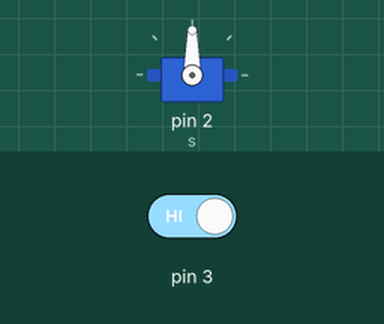
Bench run of a program on a simulated Arduino Nano, built with avr-gcc and run on an emulated ATmega328P. Parts: servo. The test bench sets the inputs (shaded band); at power-on: pin 3 HIGH. What the program prints to the serial monitor is not drawn.

Above: at 1.2 s.
1.3 s: pin 3 driven LOW
At 1.76 s:
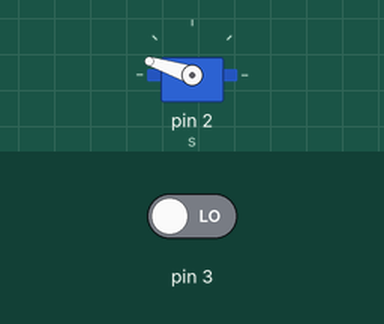
At 3.89 s:
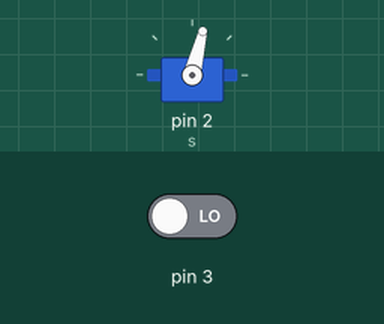
4.3 s: pin 3 driven HIGH
At 4.5 s:
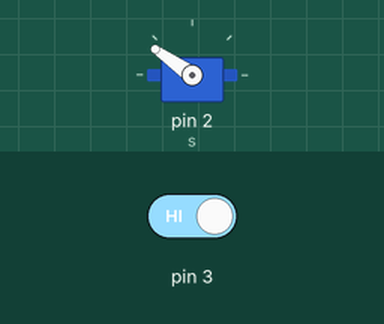
Timing chart, 0 to 7.3 s (numbered marks = the images above; inputs shaded):
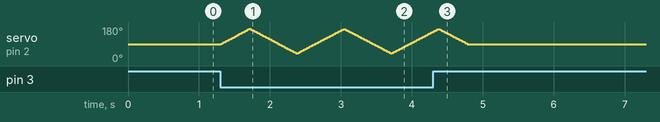

Measured:
- after the input at 4.3 s, servo on pin 2 (s): goes on until 4.8 s, then stays 90°

The program:

main.cpp
```cpp
#include <Arduino.h>
#include <Servo.h>

Servo s;
bool flag;

//Configurable variables
int neutral_pos; //Neutral position to hold
int del; //Delay
int t1; //Target position for "On"
int t2; // Target position for "Off"

//Prototype functions
void cw(int target);
void ccw(int target);
void neutral();

//Setup function
void setup() {
  Serial.begin(9600);
  flag = false;
  neutral_pos = 90;
  del=5;
  t1=80;
  t2=50;
  pinMode(3, INPUT);
  s.attach(2);
  neutral();
}

//Loop function
void loop() {

  if (digitalRead(3) == 0 && !flag){
    cw(neutral_pos+t1);
    flag = true;
    Serial.print("turn on!");
  }

  if (digitalRead(3) == 0 && flag){
    ccw(neutral_pos-t2);
    flag = false;
    Serial.print("turn off!");
  }

  if (digitalRead(3) == 1){
    neutral();
  }
}
//Moves the servo clockwise to the absolute target position (target > current position, 0 <= target <= 180)
void cw(int target) {
  int pos = s.read();
  for (int i=pos; i<=target; i++){
    s.write(i);
    delay(del);
  }
}
//Moves the servo counterclockwise to the absolute target position (target < current position, 0 <= target <= 180)
void ccw(int target) {
  int pos = s.read();
  for (int i=pos; i>=target; i--){
    s.write(i);
    delay(del);
  }
}

//Holds the neutral position
void neutral(){
  int pos = s.read();
  if (pos < neutral_pos){
    for (int i=pos; i<=neutral_pos; i++) {
    s.write(i);
    delay(del);
    }
  }
  if (pos > neutral_pos){
    for (int i=pos; i>=neutral_pos; i--) {
    s.write(i);
    delay(del);
    }
  }
}
```
